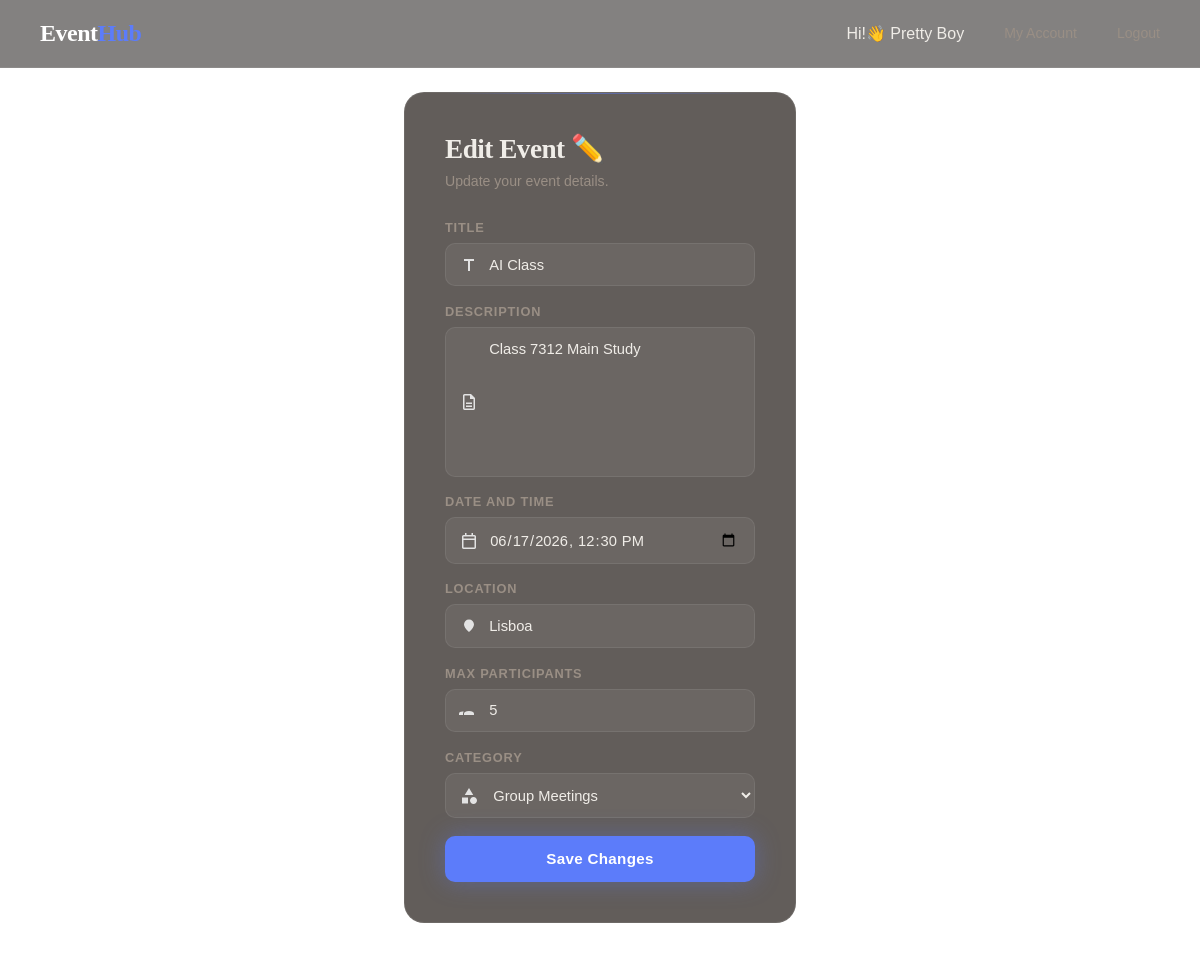
The app's page /event/1/edit (signed in) with its own data.
### models.py (models this page shows)
class BaseModel(Model):
    class Meta:
        database = db

class User(BaseModel):
    email = CharField(unique=True)
    full_name = CharField()
    password_hash = CharField()
    is_admin = BooleanField(default=False)

class Event(BaseModel):
    title = CharField()
    description = TextField(null=True)
    date = DateTimeField()
    location = CharField()
    status = CharField(default="open")
    max_participants = IntegerField(null=True)
    map_link = CharField(null=True)
    category = ForeignKeyField(Category, backref="events")
    organizer = ForeignKeyField(User, backref="events")

### app.py (the view, shortened to what this page needs)
@app.route("/event/<int:event_id>/edit", methods=["GET", "POST"])
@login_required
def edit_event(event_id):
    current_user = get_current_user()
    event = Event.get_or_none(Event.id == event_id)
    if event is None:
        abort(404)
    if event.organizer != current_user:
        abort(403)
    categories = Category.select()
    return render_template(
        "edit_event.html",
        event=event,
        categories=categories
    )

### app.py (called while the page is built)
@app.before_request
def before_request():
    if db.is_closed():
        db.connect()

@app.after_request
def after_request(response):
    if not db.is_closed():
        db.close()
    return response

def get_current_user():
    user_id = session.get("user_id")
    if user_id is None:
        return None
    return User.get_or_none(User.id == user_id)

def login_required(f):
    @wraps(f)
    def wrapped(*args, **kwargs):
        if get_current_user() is None:
            flash("You must log in first.", "warning")
            return redirect(url_for("login"))
        return f(*args, **kwargs)
    return wrapped

@app.context_processor
def inject_current_user():
    return {"current_user": get_current_user()}

### templates/edit_event.html (shortened to what this page needs)
{% extends "base.html" %}
{% block content %}
<div class="auth-page">
  <div class="auth-container">
    <div class="auth-card">
      <div class="form-panel active">
        <div class="form-header">
          <h2>Edit Event ✏️</h2>
          <p>Update your event details.</p>
        </div>
        <form method="POST" action="{{ url_for('edit_event', event_id=event.id) }}">
          <div class="form-group">
            <label>Title</label>
            <div class="input-wrap">
              <svg class="input-icon" xmlns="http://www.w3.org/2000/svg" height="20px" viewBox="0 -960 960 960" width="20px" fill="#e3e3e3">
                <path d="M432-192v-480H240v-96h480v96H528v480h-96Z"/>
              </svg>
              <input
                type="text"
                name="title"
                value="{{ event.title }}"
                required
              >
            </div>
          </div>
          <div class="form-group">
            <label>Description</label>
            <div class="input-wrap">
              <textarea
                id="description"
                name="description"
              >{{ event.description or '' }}</textarea>
            </div>
          </div>
          <div class="form-group">
            <label>Date and Time</label>
            <div class="input-wrap">
              <input
                type="datetime-local"
                name="date"
                value="{{ event.date|string }}"
                required
              >
            </div>
          </div>
          <div class="form-group">
            <label>Location</label>
            <div class="input-wrap">
              <input
                type="text"
                name="location"
                value="{{ event.location }}"
                required
              >
            </div>
          </div>
          <div class="form-group">
            <label>Max Participants</label>
            <div class="input-wrap">
              <input
                type="number"
                name="max_participants"
                min="1"
                value="{{ event.max_participants or '' }}"
              >
            </div>
          </div>
          <div class="form-group">
            <label>Category</label>
            <div class="input-wrap">
              <svg class="input-icon" xmlns="http://www.w3.org/2000/svg" height="20px" viewBox="0 -960 960 960" width="20px" fill="#e3e3e3">
                <path d="m276-528 204-336 204 336H276ZM696-96q-70 0-119-49t-49-119q0-70 49-119t119-49q70 0 119 49t49 119q0 70-49 119T696-96Zm-552-24v-288h288v288H144Z"/>
              </svg>
              <select name="category_id" required>
                {% for category in categories %}
                  <option
                    value="{{ category.id }}"
                    {% if category.id == event.category.id %}selected{% endif %}
                  >
                    {{ category.name }}
                  </option>
                {% endfor %}
              </select>
            </div>
          </div>
          <button class="btn-submit" type="submit">
            Save Changes
          </button>
        </form>
      </div>
    </div>
  </div>
</div>
{% endblock %}

### templates/base.html (shortened to what this page needs)
<!doctype html>
<html lang="en">
<head>
    <link rel="stylesheet" href="{{ url_for('static', filename='shared.css') }}">
    <link rel="stylesheet" href="{{ url_for('static', filename='index.css') }}">
    <link rel="stylesheet" href="{{ url_for('static', filename='events.css') }}">
    <link rel="stylesheet" href="{{ url_for('static', filename='login.css') }}">
    <link rel="stylesheet" href="{{ url_for('static', filename='create_event.css') }}">
</head>
<body>
    <iframe src="{{ url_for('static', filename='background.html') }}" class="bg-frame" title="background"></iframe>
    <header>
    <nav class="navbar">
        <a href="{{ url_for('home') }}" class="nav-logo">Event<em>Hub</em></a>
        <ul class="nav-links" id="navLinks">
        {% if current_user %}
            <li>Hi!👋 {{ current_user.full_name }}</li>
            <li><a href="{{ url_for('profile') }}">My Account</a></li>
            <li><a href="{{ url_for('logout') }}">Logout</a></li>
        {% else %}
            <li><a href="{{ url_for('login') }}">Login</a></li>
            <li><a href="{{ url_for('login') }}#register">Sign up</a></li>
        {% endif %}
        </ul>
    </nav>
</header>
      <main>
    {% block content %}{% endblock %}
</main>
</body>
</html>

### static/shared.css (style rules this page uses)
:root { --accent: #5c7cfa; --accent-glow: rgba(92, 124, 250, 0.35); --accent2: #ff6b9d; --glass-bg: rgba(255, 255, 255, 0.045); --glass-border: rgba(255, 255, 255, 0.10); --text-main: #e8eaf6; --text-muted: #8892b0; --card-bg: rgba(13, 20, 50, 0.55); }
*, *::before, *::after { margin: 0; padding: 0; box-sizing: border-box; }
html { scroll-behavior: smooth; }
body { font-family: 'DM Sans', sans-serif; color: var(--text-main); min-height: 100vh; overflow-x: hidden; }
.bg-frame { position: fixed; top: 0; left: 0; width: 100%; height: 100%; border: none; z-index: -1; }
.navbar { position: fixed; top: 0; left: 0; right: 0; z-index: 100; display: flex; align-items: center; justify-content: space-between; padding: 0 2rem; height: 64px; background: rgba(5, 8, 20, 0.6); backdrop-filter: blur(18px); -webkit-backdrop-filter: blur(18px); border-bottom: 1px solid var(--glass-border); }
.nav-logo { font-family: 'Outfit', sans-serif; font-weight: 800; font-size: 1.4rem; color: #fff; text-decoration: none; letter-spacing: -0.5px; }
.nav-links { display: flex; gap: 2rem; list-style: none; }
.nav-links a { color: var(--text-muted); text-decoration: none; font-size: 0.9rem; font-weight: 500; transition: color 0.2s; }

### static/index.css (style rules this page uses)
:root { --accent: #5c7cfa; --accent-light: #748ffc; --accent-glow: rgba(92, 124, 250, 0.35); --accent2: #a9e34b; --glass-bg: rgba(15, 8, 5, 0.45); --glass-border: rgba(255, 255, 255, 0.08); --glass-border-h: rgba(92, 124, 250, 0.35); --text-main: #f0ede8; --text-muted: #9a8f85; --card-bg: rgba(20, 10, 5, 0.55); }
*, *::before, *::after { margin: 0; padding: 0; box-sizing: border-box; }
html { scroll-behavior: smooth; }
body { margin: 0; padding: 0; overflow-x: hidden; font-family: 'DM Sans', sans-serif; color: var(--text-main); min-height: 100vh; }
.bg-frame { position: fixed; top: 0; left: 0; width: 100%; height: 100%; border: none; z-index: -1; }
.navbar { position: fixed; top: 0; left: 0; right: 0; z-index: 100; display: flex; align-items: center; justify-content: space-between; padding: 0 2.5rem; height: 68px; background: rgba(8, 4, 2, 0.5); backdrop-filter: blur(20px); -webkit-backdrop-filter: blur(20px); border-bottom: 1px solid var(--glass-border); }
.nav-logo { font-family: 'Playfair Display', serif; font-weight: 900; font-size: 1.5rem; color: #fff; text-decoration: none; }
.nav-logo em { font-style: normal; color: var(--accent); }
.nav-links { display: flex; gap: 2.5rem; list-style: none; }
.nav-links a { color: var(--text-muted); text-decoration: none; font-size: 0.88rem; font-weight: 500; transition: color 0.2s; }

### static/create_event.css (style rules this page uses)
.form-group textarea, .form-group select { width: 100%; padding: 0.8rem 1rem 0.8rem 2.7rem; background: var(--input-bg); border: 1px solid var(--glass-border); border-radius: 10px; color: var(--text-main); font-family: 'DM Sans', sans-serif; font-size: 0.92rem; outline: none; transition: border-color 0.2s, background 0.2s; }
.form-group textarea::placeholder, .form-group select::placeholder { color: var(--text-muted); }
.form-group select option { background: #111827; color: var(--text-main); }
.form-group textarea { resize: none; overflow: hidden; min-height: 150px; }

### records on screen
User: full_name "Pretty Boy"
Event: title "AI Class", description "Class 7312 Main Study", date "06/17/2026 12:30", location "Lisboa", max_participants "5"

### other values on screen
form field category_id "Group Meetings"
